Frame 1 (no input): blank canvas, image omitted
Frame 60 (no input): blank canvas, image omitted
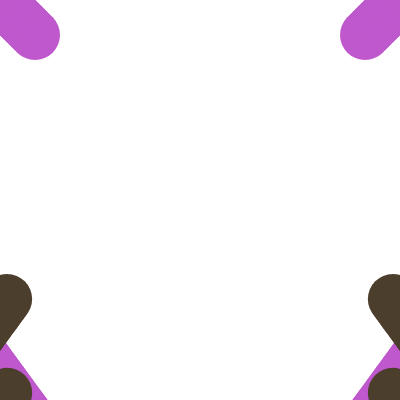
Frame 120 (the mouse pressed at the canvas centre since frame 60)

The p5.js sketch whose frames 1 and 60 were blank and that drew this single picture after the mouse press (run headless with seeded random() and noise() and a simulated clock; from frame 60 on, the mouse is pressed at the canvas centre):

// p5.js sketch
// ── sketch.js
//https://github.com/stavrosdidakis/DAT-GAD-405_2017
//https://p5js.org

//DAT405 / GAD405
//05_Motion Random Speed

//Setup of variables
let x;
let y;
let speedX;
let speedY;
let r, g, b = 255; //Initialize r,g,b each to 255

function setup(){
  createCanvas(400, 400);
  x = width/2;
  y = height/2;
  //Randomize speedX and speedY
  //Positive means the ellipse moves forward,
  //and negative it moves backwards
  speedX = random(-5., 5.);
  speedY = random(-5., 5.);

  textSize(16);
  noStroke();
}

function draw(){
//background(160);

  //For a new frame accumulate a new value to x and y
  //based on the random speedX and speedY
  x = x + speedX;
  y = y + speedY;

  //If ellipse goes off screen (right side of canvas),
  //then reset position to 0 (aappears from the left)
  if (x>425){ //width plus 25 (half size of ellipse)
    r = random (255);
    g = random (255);
    b = random (255);
    x = -25; //appear to 0-25 (half size of ellipse)
  }
  //If ellipse goes off screen (left side of canvas),
  //then reset position to 400 (appears from the right)
  if (x<-25){
    r = random (255);
    g = random (255);
    b = random (255);
    x = 425;
  }
  //Same applies here, but for the y coordinates
  if (y>425){
    r = random (255);
    g = random (255);
    b = random (255);
    y = -25;
  }
  if (y<-25){
    r = random (255);
    g = random (255);
    b = random (255);
    y = 425;
  }

let x2 = map(x, 0, width, width, 0);
let y2 = map(x,0,width,width,0);

  fill(r, g, b);
  ellipse(x, y, 50, 50);
  ellipse(x2, y, 50, 50);
  ellipse(x, y2, 50, 50);
  ellipse(x2, y2, 50, 50);

}
